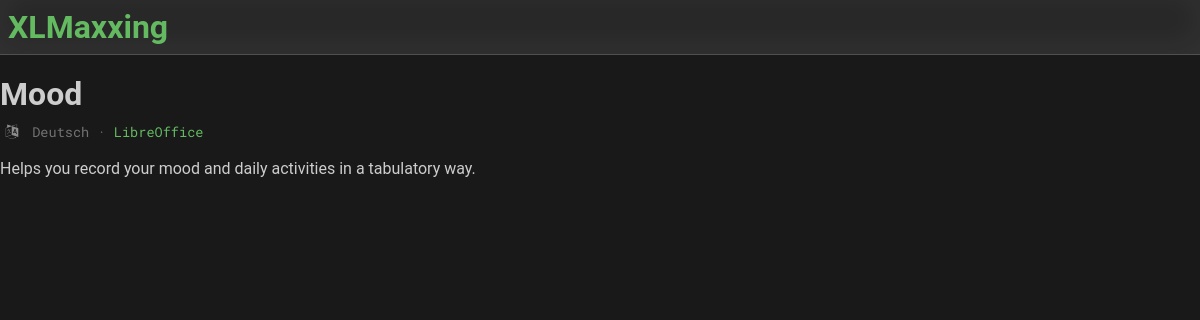
The page /xlfile/0 on the database its author committed.
### tables this page shows
CREATE TABLE "xlfiles" (
	"id"	INTEGER NOT NULL,
	"name"	TEXT NOT NULL,
	"description"	TEXT,
	"supported_software"	INTEGER,
	"language"	VARCHAR(2) NOT NULL,
	PRIMARY KEY("id" AUTOINCREMENT)
);

CREATE TABLE "languages" (
	"id"	INTEGER NOT NULL,
	"shortcode"	VARCHAR(2) NOT NULL UNIQUE,
	"name"	TEXT,
	PRIMARY KEY("id" AUTOINCREMENT)
);

CREATE TABLE "software" (
	"id"	INTEGER NOT NULL,
	"name"	TEXT NOT NULL,
	"free"	BOOLEAN,
	"url"	INTEGER,
	PRIMARY KEY("id" AUTOINCREMENT)
);

### views/templates/Page.class.php (called while the page is built, shortened)
<?php
class Page {
    private array $properties = [];
    public function passProps(array $properties) {
        $this->properties = $properties;
    }
    public function renderSection(string $sectionName) {
        if (is_callable($sectionName)) {
            $sectionContent = call_user_func($sectionName, $this->properties);
            return $sectionContent;
        }
        return '';
    }
}

### routes.php (called while the page is built, shortened)
<?php
require_once 'setup.php';
Router::get('/$pageName/$id', 'views/templates/page.php');

### database/operations/DatabaseOperations.class.php (called while the page is built, shortened)
<?php
class DatabaseOperations {
    private static $databaseFolder = Env::ROOT."/database";
    private static function executeOperation(string $type, string $operationName, array $stringArguments) : array {
        $databaseFolder = self::$databaseFolder;
        $database = new SQLite3("$databaseFolder/".Env::DATABASE_FILE, SQLITE3_OPEN_CREATE | SQLITE3_OPEN_READWRITE);
        switch ($type) {
            case 'select':
                $preparedStatement = file_get_contents("$databaseFolder/operations/$type/{$type}_{$operationName}.sql");
                if (count($stringArguments) > 0) {
                    foreach ($stringArguments as $key => $value) {
                        $preparedStatement = str_replace('$'.$key, $value, $preparedStatement);
                    }
                }
                $result = $database->query($preparedStatement);
                $resultArray = [];
                while ($row = $result->fetchArray(SQLITE3_ASSOC)) {
                    array_push($resultArray, $row);
                }
                return $resultArray;
        }
        return [];
    }
    public static function select(string $selectOperationName = 'xlfiles', array $stringArguments = []) : array {
        return self::executeOperation('select', $selectOperationName, $stringArguments);
    }
}

### setup.php (called while the page is built, shortened)
<?php
require_once 'database/operations/DatabaseOperations.class.php';
require_once 'views/templates/Page.class.php';
function renderPartial(string $partialName, array $passedVariables = []) {
    extract($passedVariables);
    include "views/partials/$partialName.php";
    $output = ob_get_contents();
    return $output;
}

### views/xlfile.php (the view, shortened to what this page needs)
<?php
$xlfile = DatabaseOperations::select('xlfile_by_id', ['id' => $id])[0];
$xlfileLanguage =
    DatabaseOperations::select('language_by_shortcode', ['shortcode' => $xlfile['language']])[0];
$supportedSoftware = DatabaseOperations::select('software_by_id', ['id' => $xlfile['supported_software']])[0];
?>
<?php function sectionMain($props) {
    $xlfile = $props['xlfile'];
    ?>
    <h1><?= $xlfile['name']; ?></h1>
    <?= renderPartial('subtext-xlfile-info', compact('props')); ?>
    <p><?= $xlfile['description']; ?></p>
<?php } ?>

### views/partials/subtext-xlfile-info.php
<?php
$xlfileLanguage = $props['xlfileLanguage'];
$supportedSoftware = $props['supportedSoftware'];
?>
<p class="subtext">
    <img class="subtext-icon" src="/assets/img/icons/language.svg" alt="" srcset="">
    <?= $xlfileLanguage['name']; ?>
    &middot;
    <?= $supportedSoftware['free'] ? '<span class="accent-100">' : '<span>'; ?>
        <?= $supportedSoftware['name']; ?>
    </span>
</p>

### assets/styles/theme.css (style rules this page uses)
:root { --color-background: rgb(25, 25, 25); --color-foreground: rgb(40, 40, 40); --color-highlight: rgb(80, 80, 80); --color-text: rgb(205, 205, 205); --color-accent: rgb(99, 186, 96); --rounding-radius: 4px; }

### assets/styles/accents.css (style rules this page uses)
.accent-100 { color: var(--color-accent); }

### assets/styles/main.css (style rules this page uses)
html { background-color: var(--color-background); color: var(--color-text); font-family: 'Roboto'; font-weight: 400; }
body { margin: 0; padding: 0; }

### assets/styles/subtext.css (style rules this page uses)
.subtext { color: rgb(115, 115, 115); font-size: 85%; font-family: 'RobotoMono'; margin-top: -12px; }
.subtext-icon { width: 24px; vertical-align: middle; filter: invert(45%); padding-bottom: 3px; }

### rows shown on the page
xlfiles: name "Mood", description "Helps you record your mood and daily activities in a tabulatory way."
languages: name "Deutsch"
software: name "LibreOffice"
